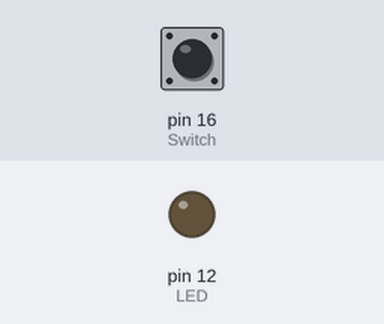
Simulated run of this program. Board: Raspberry Pi (header pin numbers). On the bench: output pins drawn as LEDs (lit = HIGH). The test bench sets the inputs (shaded band); at power-on: pin 16 (Switch) LOW.

Above: at 1.2 s.
1.3 s: pin 16 (Switch) pulled HIGH for 0.15 s
At 8.7 s:
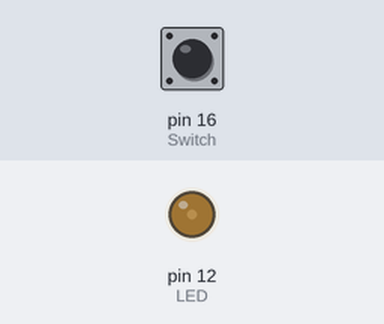
At 9.7 s:
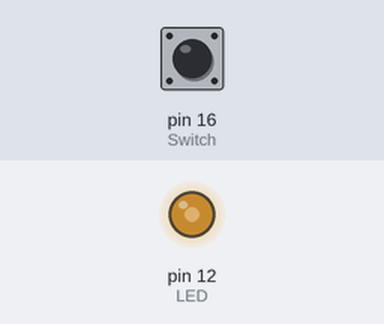
10.4 s: pin 16 (Switch) pulled HIGH for 1 s
At 20.2 s:
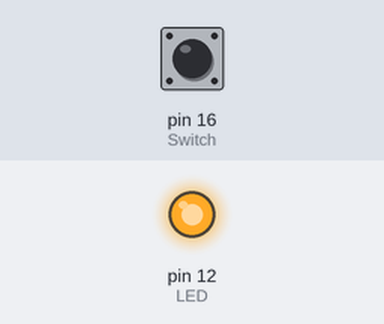
Timing chart, 0 to 20.4 s (numbered marks = the images above; inputs shaded):
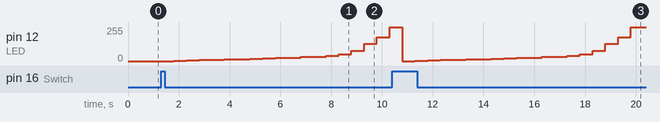

The program:

pwm_ex1.py
```python
import RPi.GPIO as GPIO
import time

GPIO.setwarnings(False) # Ignore warning for now
GPIO.setmode(GPIO.BOARD)

LED = 12
Switch= 16

Duty_ratio = [0, 1, 2, 3, 4, 5, 6, 7, 8, 9, 10, 12, 13,
15, 20, 30, 50, 70, 100]

GPIO.setup(LED, GPIO.OUT, initial=GPIO.LOW)
GPIO.setup(Switch, GPIO.IN, pull_up_down=GPIO.PUD_DOWN)

def main():
  PWM_led = GPIO.PWM(LED, 500)
  PWM_led.start(0)

  while 1:
    if GPIO.input(Switch)==GPIO.HIGH:
      for val in Duty_ratio :
        PWM_led.ChangeDutyCycle(val)
        time.sleep(0.5)
    else :
      GPIO.output(LED, GPIO.LOW)

if __name__=="__main__":
  main()
```

Measured:
- after the input at 1.3 s, pin 12 (LED): moves from 0/255 to 255/255 over 8.5 s, starting after 0.50 s
- after the input at 10.4 s, pin 12 (LED): 255/255 → 0/255 after 0.40 s, → 3/255 0.50 s later, → 5/255 0.50 s later, → 8/255 0.50 s later, … (19 changes in this stretch)
